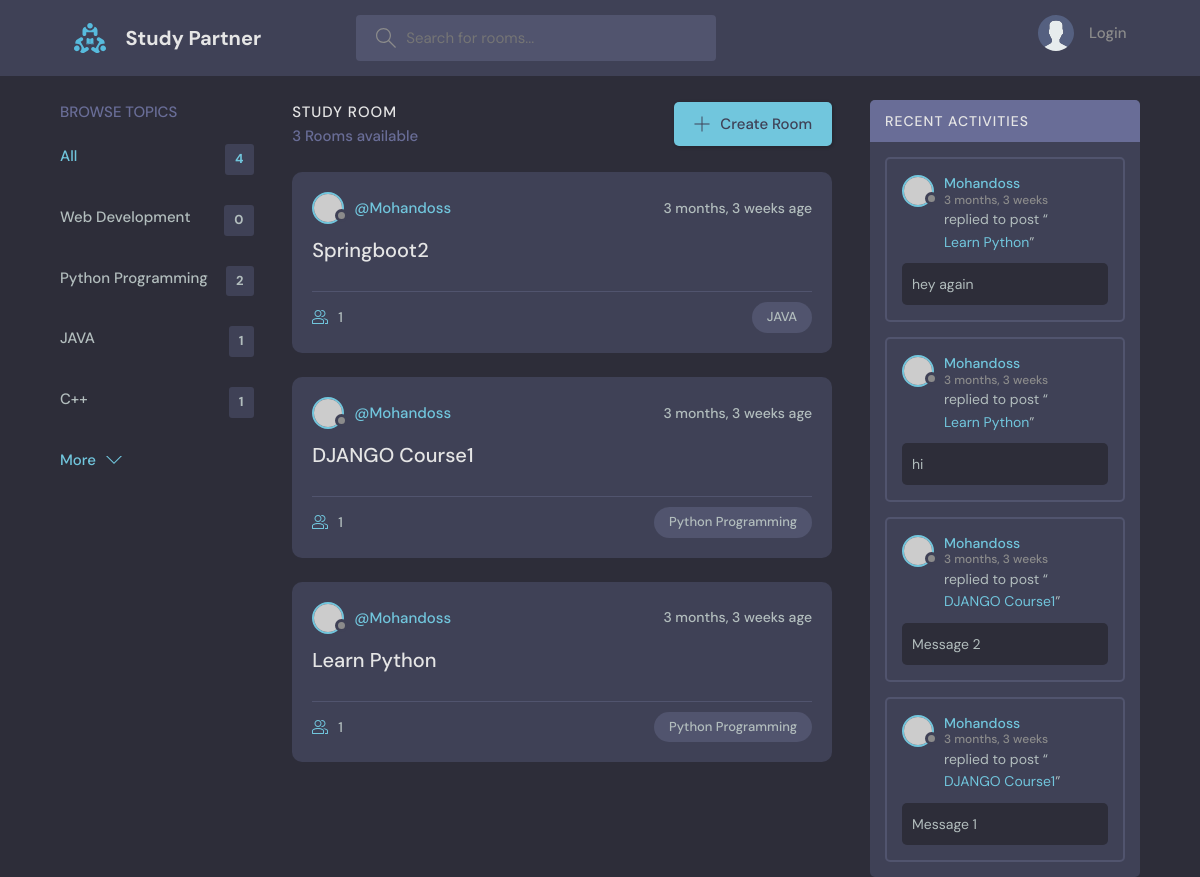
The page / on the database its author committed.
### base/models.py (models this page shows, shortened)
class Topic(models.Model):
  name=models.CharField(max_length=200)

class Room(models.Model):
  host = models.ForeignKey(User,on_delete=models.SET_NULL,null=True)
  topic = models.ForeignKey(Topic,on_delete=models.SET_NULL,null=True)
  name = models.CharField(max_length=200)
  description = models.TextField(null=True,blank=True)
  participants = models.ManyToManyField(User,related_name='participants',blank=True)
  updated = models.DateTimeField(auto_now=True)
  created = models.DateTimeField(auto_now_add=True)
  class Meta:
    ordering = ['-updated','-created']
  def __str__(self):
    return str(self.name)

class Message(models.Model):
  user = models.ForeignKey(User,on_delete=models.CASCADE)
  room = models.ForeignKey(Room,on_delete=models.CASCADE)
  body = models.TextField()
  updated = models.DateTimeField(auto_now=True)
  created = models.DateTimeField(auto_now_add=True)
  class Meta:
    ordering = ['-updated','-created']

### base/views.py (the view)
# urls.py: path('',views.home,name="home"),
def home(request):
  q = request.GET.get('q') if request.GET.get('q') != None else ' '
  rooms = Room.objects.filter(
    Q(topic__name__icontains=q) |
    Q(name__icontains=q)|
    Q(description__icontains=q)
  )
  topics=Topic.objects.all()[0:5]
  room_count=rooms.count()
  room_messages = Message.objects.filter(Q(room__topic__name__icontains=q))
  room_messages=room_messages[0:4]
  context={'rooms':rooms,'topics':topics,'room_count':room_count,'room_messages':room_messages}
  return render(request,'base/home.html',context)

### base/templates/base/home.html (shortened to what this page needs)
{% extends "main.html" %}
{% block content %}
    <main class="layout layout--3">
      <div class="container">
        {% include "base/topic_component.html" %}
        <div class="roomList">
          <div class="roomList__header">
            <div>
              <h2>Study Room</h2>
              <p>{{rooms.count}} Rooms available</p>
            </div>
            <a class="btn btn--main" href="{% url 'create-room' %}">
              <svg version="1.1" xmlns="http://www.w3.org/2000/svg" width="32" height="32" viewBox="0 0 32 32">
                <title>add</title>
                <path
                  d="M16.943 0.943h-1.885v14.115h-14.115v1.885h14.115v14.115h1.885v-14.115h14.115v-1.885h-14.115v-14.115z"
                ></path>
              </svg>
              Create Room
            </a>
          </div>
          {% include "base/feed_component.html" %}
        </div>
          {% include "base/activity_component.html" %}
      </div>
    </main>
    {% endblock content %}

### base/templates/base/topic_component.html
<div class="topics">
  <div class="topics__header">
    <h2>Browse Topics</h2>
  </div>
  <ul class="topics__list">
    <li>
      <a href="{% url 'home' %}" class="active">All <span>{{topics.count}}</span></a>
    </li>
      {% for topic in topics  %}
      <li>
        <a href="{% url 'home' %}?q={{topic.name}}">{{topic.name}} <span>{{topic.room_set.all.count}}</span></a>
      </li>
      {% endfor %}
  </ul>
  <a class="btn btn--link" href="{% url 'topics' %}">
    More
    <svg version="1.1" xmlns="http://www.w3.org/2000/svg" width="32" height="32" viewBox="0 0 32 32">
      <title>chevron-down</title>
      <path d="M16 21l-13-13h-3l16 16 16-16h-3l-13 13z"></path>
    </svg>
  </a>
</div>

### base/templates/base/feed_component.html (shortened to what this page needs)
{% for room in rooms %}
<div class="roomListRoom">
  <div class="roomListRoom__header">
    <a href="{% url 'user-profile' room.host.id %}" class="roomListRoom__author">
      <div class="avatar avatar--small">
        <img src="https://randomuser.me/api/portraits/men/7.jpg" />
      </div>
      <span>@{{room.host.username}}</span>
    </a>
    <div class="roomListRoom__actions">
      <span>{{room.created|timesince}} age</span>
    </div>
  </div>
  <div class="roomListRoom__content">
    <a href="{% url 'room' room.id %}">{{room.name}}</a>
  </div>
  <div class="roomListRoom__meta">
    <a href="{% url 'room' room.id%}" class="roomListRoom__joined">
      {{room.participants.all.count}}
    </a>
    <p class="roomListRoom__topic">{{room.topic.name}}</p>
  </div>
</div>
{% endfor%}

### base/templates/base/activity_component.html (shortened to what this page needs)
<div class="activities">
  <div class="activities__header">
    <h2>Recent Activities</h2>
  </div>
  {% for message in room_messages  %}
  <div class="activities__box">
    <div class="activities__boxHeader roomListRoom__header">
      <a href="{% url 'user-profile' message.user.id %}" class="roomListRoom__author">
        <div class="avatar avatar--small">
          <img src="https://randomuser.me/api/portraits/women/11.jpg" />
        </div>
        <p>
          {{message.user}}
          <span>{{message.created|timesince}}</span>
        </p>
      </a>
    </div>
    <div class="activities__boxContent">
      <p>replied to post “<a href="{% url 'room' message.room.id %}">{{message.room}}</a>”</p>
      <div class="activities__boxRoomContent">
        {{message.body}}
      </div>
    </div>
  </div>
  {% endfor %}
</div>

### rows shown on the page
Topic: name "Web Development", room_set.all.count "0"
Topic: name "Python Programming", room_set.all.count "2"
Topic: name "JAVA", room_set.all.count "1"
Topic: name "C++", room_set.all.count "1"
Room: host.username "Mohandoss", created "3 months, 3 weeks", name "Springboot2", participants.all.count "1", topic.name "JAVA"
Room: host.username "Mohandoss", created "3 months, 3 weeks", name "DJANGO Course1", participants.all.count "1", topic.name "Python Programming"
Room: host.username "Mohandoss", created "3 months, 3 weeks", name "Learn Python", participants.all.count "1", topic.name "Python Programming"
Message: user "Mohandoss", created "3 months, 3 weeks", room "Learn Python", body "hey again"
Message: user "Mohandoss", created "3 months, 3 weeks", room "Learn Python", body "hi"
Message: user "Mohandoss", created "3 months, 3 weeks", room "DJANGO Course1", body "Message 2"
Message: user "Mohandoss", created "3 months, 3 weeks", room "DJANGO Course1", body "Message 1"

### other values the page prints
{{ topics.count }} "4"
{{ rooms.count }} "3"
